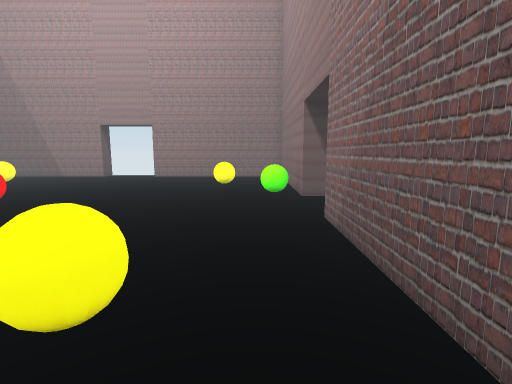
view 1 (above)

13 first-person views from a walk through a scene from a Unity 3-D project. The camera is 1.4 m above the floor, tilts 8° down and sees 85° across. The floor is counted in squares, 1 m on a side. Each view is taken from the middle of a square. On the plan, view 1 faces up. The plan holds only what a view shows up to about 14 squares ahead; the rest is blank. The player is left out.

view 2
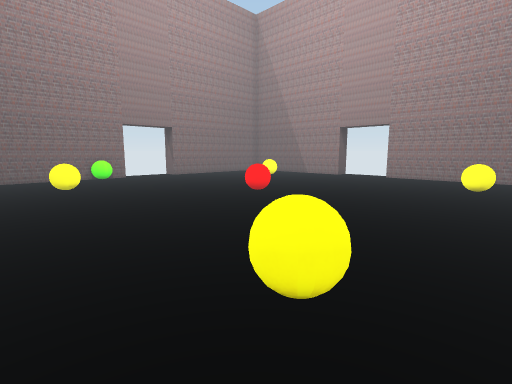

view 3
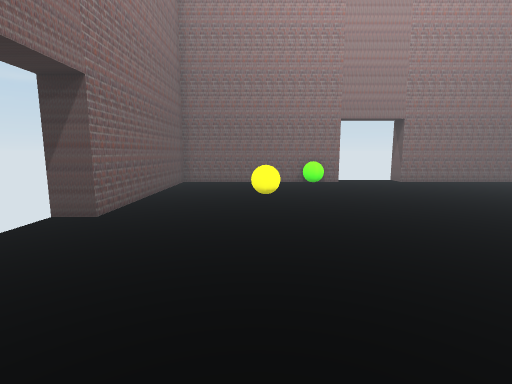

view 4
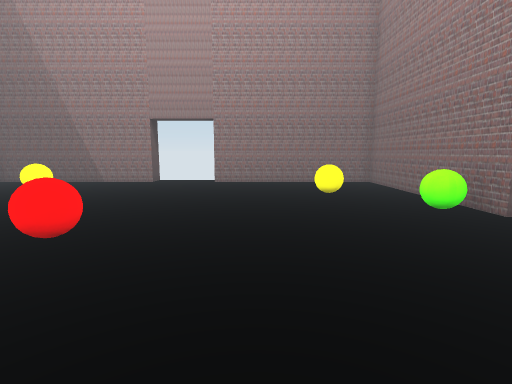

view 5
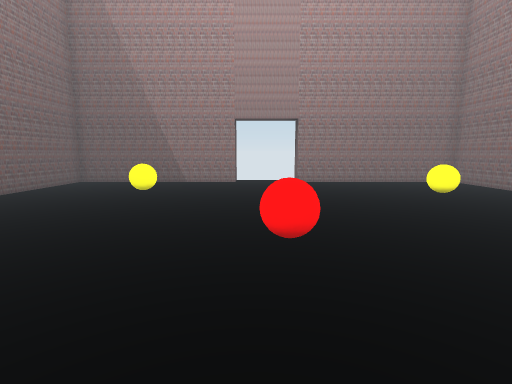

view 6
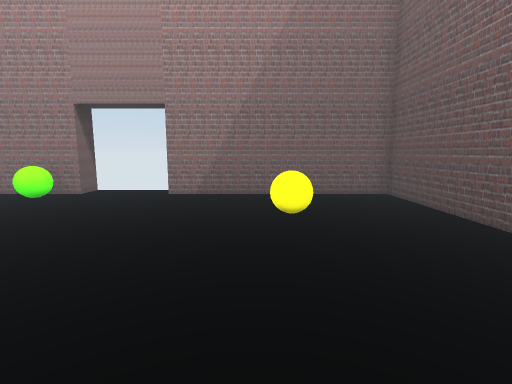

view 7
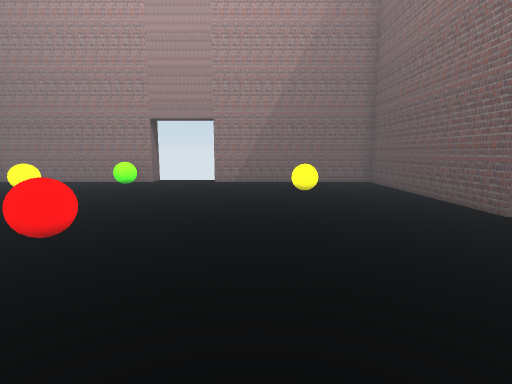

view 8
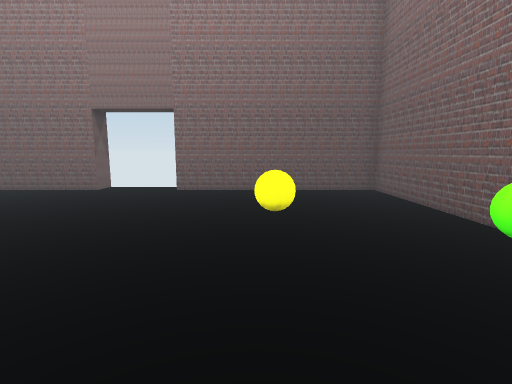

view 9
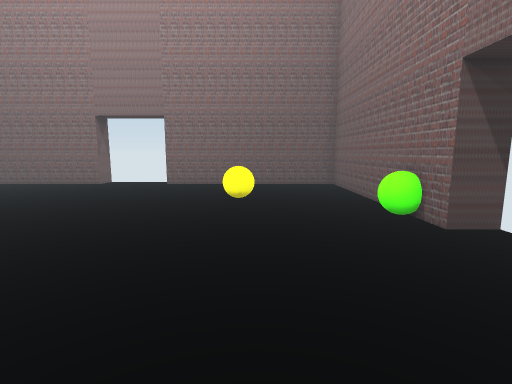

view 10
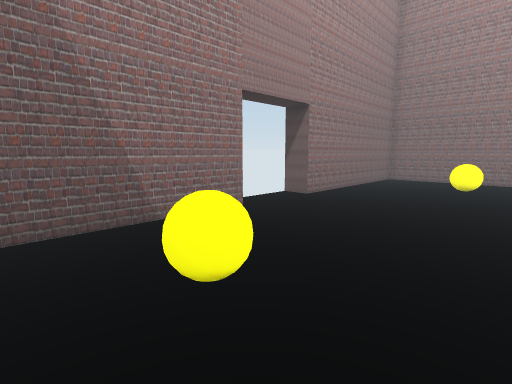

view 11
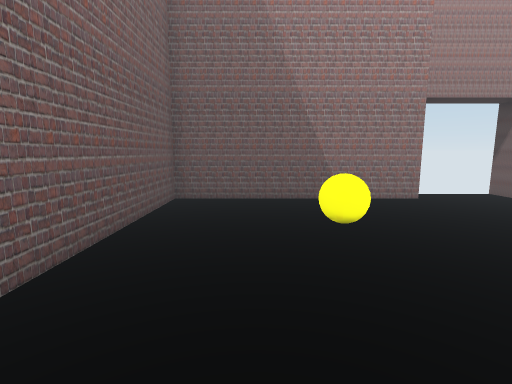

view 12
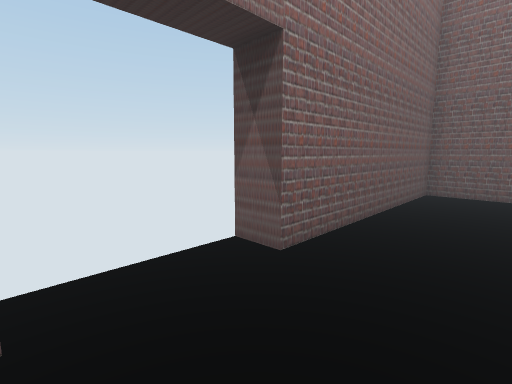

view 13
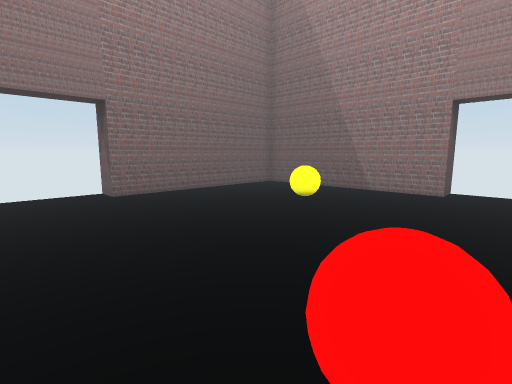

### Floor plan
Key: @ floor where view 1 was taken; # wall or solid block; . floor; = window, fence, low wall or low ledge.
Columns run from 18 left of view 1 to 3 right of it. Each row starts with its distance up from view 1.
 18          #  #
 17  #########..#########
 16  #..................#
 15  #..................#
 14  #...==.............#
 13  #....=.........==..#
 12  #...............=..#
 11  #..................#
 10  #................==#
  9 ##..................##
  8  .........==.........
  7  .........==.........
  6 ##..................#
  5  #=.................#
  4  #=.................#
  3  #....=.........=...#
  2  #...==.........==..#
  1  #..................#
  0  #................@.#
 -1  #..................#
 -2  #########..#########
 -3          #  #

Positions as (right, up) in squares from view 1, and headings:
1: (0, 0), facing up
2: (0, 0), facing up-left
3: (-3, 2), facing left
4: (-4, 3), facing up
5: (-8, 3), facing up
6: (-8, 3), facing right
7: (-12, 4), facing right
8: (-12, 9), facing down
9: (-13, 11), facing down
10: (-14, 11), facing up-right
11: (-14, 8), facing up
12: (-14, 6), facing up-left
13: (-7, 6), facing up-left
